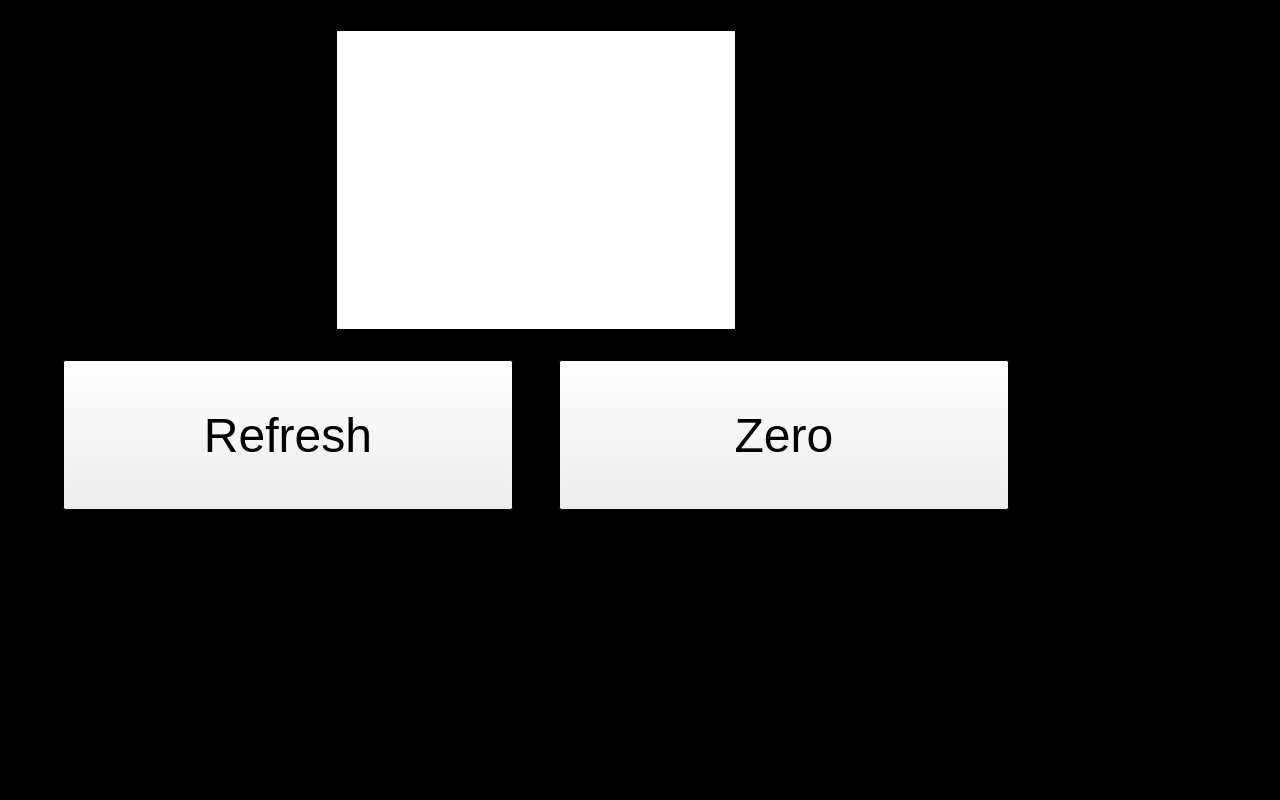
<?xml version="1.0" encoding="UTF-8"?>
<ui version="4.0">
 <class>AHRS</class>
 <widget class="QWidget" name="AHRS">
  <property name="geometry">
   <rect>
    <x>0</x>
    <y>0</y>
    <width>1280</width>
    <height>800</height>
   </rect>
  </property>
  <property name="palette">
   <palette>
    <active>
     <colorrole role="Base">
      <brush brushstyle="SolidPattern">
       <color alpha="255">
        <red>255</red>
        <green>255</green>
        <blue>255</blue>
       </color>
      </brush>
     </colorrole>
     <colorrole role="Window">
      <brush brushstyle="SolidPattern">
       <color alpha="255">
        <red>0</red>
        <green>0</green>
        <blue>0</blue>
       </color>
      </brush>
     </colorrole>
    </active>
    <inactive>
     <colorrole role="Base">
      <brush brushstyle="SolidPattern">
       <color alpha="255">
        <red>255</red>
        <green>255</green>
        <blue>255</blue>
       </color>
      </brush>
     </colorrole>
     <colorrole role="Window">
      <brush brushstyle="SolidPattern">
       <color alpha="255">
        <red>0</red>
        <green>0</green>
        <blue>0</blue>
       </color>
      </brush>
     </colorrole>
    </inactive>
    <disabled>
     <colorrole role="Base">
      <brush brushstyle="SolidPattern">
       <color alpha="255">
        <red>0</red>
        <green>0</green>
        <blue>0</blue>
       </color>
      </brush>
     </colorrole>
     <colorrole role="Window">
      <brush brushstyle="SolidPattern">
       <color alpha="255">
        <red>0</red>
        <green>0</green>
        <blue>0</blue>
       </color>
      </brush>
     </colorrole>
    </disabled>
   </palette>
  </property>
  <property name="windowTitle">
   <string>Form</string>
  </property>
  <widget class="QTextBrowser" name="textBrowser_3">
   <property name="geometry">
    <rect>
     <x>336</x>
     <y>30</y>
     <width>400</width>
     <height>300</height>
    </rect>
   </property>
   <property name="font">
    <font>
     <pointsize>36</pointsize>
    </font>
   </property>
  </widget>
  <widget class="QPushButton" name="pushButton">
   <property name="geometry">
    <rect>
     <x>63</x>
     <y>360</y>
     <width>450</width>
     <height>150</height>
    </rect>
   </property>
   <property name="font">
    <font>
     <pointsize>36</pointsize>
    </font>
   </property>
   <property name="text">
    <string>Refresh</string>
   </property>
  </widget>
  <widget class="QPushButton" name="pushButton_2">
   <property name="geometry">
    <rect>
     <x>559</x>
     <y>360</y>
     <width>450</width>
     <height>150</height>
    </rect>
   </property>
   <property name="font">
    <font>
     <pointsize>36</pointsize>
    </font>
   </property>
   <property name="text">
    <string>Zero</string>
   </property>
  </widget>
 </widget>
 <resources/>
 <connections/>
</ui>
